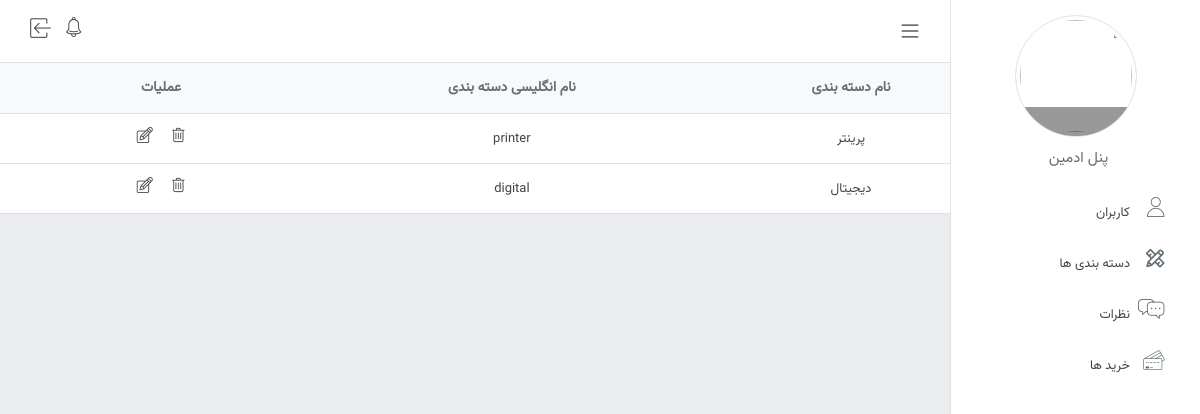
Screenshot of /views/search_category.php with the database file from the repository.
### tables this page shows
CREATE TABLE IF NOT EXISTS `category` (
  `id` int NOT NULL AUTO_INCREMENT,
  `title` varchar(200) NOT NULL,
  `title_english` varchar(200) NOT NULL,
  PRIMARY KEY (`id`)
);

### controller/product.php (called while the page is built, shortened)
<?php
class products{
      public function search_category($title,$title_english){
        include("../partial/db.php");
         $List = [];
         $query = $conn->prepare("SELECT * FROM `category` WHERE `title` LIKE '%$title%' OR `title_english` LIKE '%$title_english%'");
         $query->execute();
         $products = $query->get_result();
         if($products->num_rows > 0){
            $items = $products->fetch_all();
            array_push($List,$items);
         }
          return $List[0] ?? [];
    }
}
?>

### views/search_category.php (the view, shortened to what this page needs)
<!DOCTYPE html>
<html lang="fa">
<head>
<title>قالب پنل مدیریت</title>    <link rel="stylesheet" href="../css/style.css">
    <link rel="stylesheet" href="../css/responsive_991.css" media="(max-width:991px)">
    <link rel="stylesheet" href="../css/responsive_768.css" media="(max-width:768px)">
    <link rel="stylesheet" href="../css/font.css">
</head>
<body>
<div class="sidebar__nav border-top border-left  ">
    <div class="profile__info border cursor-pointer text-center">
        <div class="avatar__img"><img src="img/pro.jpg" class="avatar___img">
            <div class="box__camera default__avatar"></div>
        </div>
        <span class="profile__name">پنل ادمین</span>
    </div>
    <ul>
    <li class="item-li i-users"><a href="users.html"> کاربران</a></li>
        <li class="item-li i-categories"><a href="categories.php">دسته بندی ها</a></li>
        <li class="item-li i-comments"><a href="comments.html"> نظرات</a></li>
        <li class="item-li i-my__purchases"><a href="mypurchases.html">خرید ها</a></li>
    </ul>
</div>
<div class="content">
    <div class="header d-flex item-center bg-white width-100 border-bottom padding-12-30">
        <div class="header__right d-flex flex-grow-1 item-center">
            <span class="bars"></span>
            <a class="header__logo" href="https://netcopy.ir"></a>
        </div>
        <div class="header__left d-flex flex-end item-center margin-top-2">
            <div class="notification margin-15">
                <a class="notification__icon"></a>
            </div>
            <a href="" class="logout" title="خروج"></a>
        </div>
    </div>
        </div>
        <div class="row bg-white no-gutters font-size-13">
            <div class="table__box">
                <table width="100%" class="table">
                    <thead role="rowgroup">
                    <tr role="row" class="title-row">
                            <th>شناسه</th>
                            <th>نام دسته بندی</th>
                            <th>نام انگلیسی دسته بندی</th>
                            <th>عملیات</th>
                    </tr>
                    </thead>
                    <tbody>
                        <?php
                        include("../controller/product.php");
                        $title = $_GET['title'];
                        $title_english = $_GET['title_english'];
                        $item = new products(); $categoryies = $item->search_category($title,$title_english);
                        foreach($categoryies as $category){
                        ?>
                        <tr>
                            <td><?= htmlspecialchars($category[0]) ?></td>
                            <td><?= htmlspecialchars($category[1]) ?></td>
                            <td><?= htmlspecialchars($category[2]) ?></td>
                             <td>
                                <a href="../controller/product_controller.php?id=<?= htmlspecialchars($category[0]) ?>&form-name=delete_product" class="item-delete mlg-15" title="حذف"></a>
                                <a href="edit_products.php?id=<?= htmlspecialchars($category[0]) ?>" class="item-edit " title="ویرایش"></a>
                            </td>
                        </tr>
                        <?php } ?>
                    </tbody>
                </table>
            </div>
        </div>
</body>
</html>

### css/style.css (style rules this page uses)
* { padding: 0; margin: 0; border: 0; outline: 0; -webkit-box-sizing: border-box; -moz-box-sizing: border-box; box-sizing: border-box; }
*:before, *:after { font-family: digikala; }
body, html { font-family: "Vazir"; direction: rtl; }
body { background: #eaecef; color: #636e72; }
a, a:active, a:focus, a:visited { text-decoration: none; color: #444; }
ul li { list-style: none; }
a, span { display: inline-block; }
.d-flex { display: -webkit-box; display: -ms-flexbox; display: flex; }
.flex-end { -ms-flex-pack: end; -webkit-box-pack: end; justify-content: flex-end; }
.flex-grow-1 { flex-grow: 1; }
.no-gutters { margin-right: 0 !important; margin-left: 0 !important; }
.row { display: -ms-flexbox; display: -webkit-box; display: flex; margin-left: -15px; margin-right: -15px; flex-wrap: wrap; -ms-flex-wrap: wrap; }
.text-center { text-align: center; }
.border-bottom { border-bottom: 1px solid #e2e2e2; }
.border-top { border-top: 1px solid #e2e2e2; }
.border-left { border-left: 1px solid #e2e2e2; }
.border { border: 1px solid #e2e2e2; }
.item-center { -ms-flex-align: center; -webkit-box-align: center; align-items: center; }
.width-100 { width: 100%; }
.font-size-13 { font-size: 13px !important; }
.cursor-pointer { cursor: pointer; }
.table { background: #fff; padding: 20px; text-align: center; border-collapse: collapse; border-spacing: 0; width: 100%; }
.table__box { overflow-x: scroll; width: 100%; }
.table .title-row { background-color: #f8f9fa; height: 50px; font-size: 14px; }
.table td { white-space: nowrap; color: #444; padding: 13px 30px; font-size: 13px; }
.table td, table th { border-bottom: 1px solid #e2e2e2; }
.bg-white { background-color: #ffffff !important; }
.mlg-15 { margin-left: 15px; }
.sidebar__nav { width: 250px; background: #fff; height: 100%; position: fixed; transition: all 200ms ease; right: 0; bottom: 0; z-index: 212; top: -1px; overflow-y: auto; scrollbar-color: #a7a7a7 #c3bebe; scrollbar-width: thin; }
.padding-12-30 { padding: 12px 30px; }
.bars:before { content: '\e086'; cursor: pointer; margin-top: 9px; display: inline-block; font-size: 20px; }
.sidebar__nav ul li { margin: 0 20px; position: relative; }
.sidebar__nav ul li a { font-size: 13px; font-weight: 500; width: 100%; margin: 5px 0; padding: 10px 50px; white-space: nowrap; border-radius: 40px; }
.sidebar__nav ul li a::before { position: absolute; font-size: 20px; top: 10px; right: 15px; color: #636e72; }
.sidebar__nav .i-users a::before { content: "\E136"; }
.sidebar__nav .i-categories a::before { content: "\E028"; }
.sidebar__nav .i-comments a::before { content: "\E047"; }
.sidebar__nav .i-my__purchases a::before { content: '\e031'; }
.profile__info { width: 122px; height: 122px; cursor: pointer; margin: 15px auto 50px; border-radius: 50%; }
.avatar__img { background-size: cover; width: 100%; height: 100%; padding: 4px; position: relative; overflow: hidden; border-radius: 50%; }
.avatar__img img { width: 100%; height: 100%; border-radius: 50%; }
.profile__name { width: 100%; margin-top: 10px; font-size: 15px; margin-right: -6px; }
.box__camera.default__avatar { top: 76% !important; }
.profile__info .box__camera { background: rgba(14, 14, 14, .42); display: inline-block; position: absolute; height: 100%; top: 100%; width: 100%; -webkit-transition: top .3s; transition: top .3s; z-index: 1; right: 0; }
.box__camera::before { content: ''; background: url(../img/camera.svg) no-repeat 50%; background-size: auto; background-size: auto; background-size: cover; position: absolute; width: 20px; height: 20px; right: 40.5%; top: 3px; z-index: 2 }
.content { margin-right: 250px; transition: all 200ms ease; }
.header__logo { height: 44px; width: 200px; background: url("../img/weblogo.png") no-repeat; margin-top: -10px; margin-right: 20px; }
.logout:before { content: '\e10b'; font-size: 20px; padding-top: 3px; display: inline-block; }
.margin-15 { margin: 0 15px; }
.notification__icon::before { content: '\e00e'; font-size: 20px; padding-top: 3px; cursor: pointer; }
.item-delete:before { content: '\e129'; font-size: 16px; }
.item-edit:before { content: '\e141'; font-size: 16px; }

### css/responsive_991.css (style rules this page uses)
.sidebar__nav { right: -250px; }
.content { margin-right: 0 !important; }
.bars { display: block !important; }

### css/responsive_768.css (style rules this page uses)
.content .header__logo { display: none; }

### rows the page displays
category: title "پرینتر", title_english "printer"
category: title "دیجیتال", title_english "digital"
